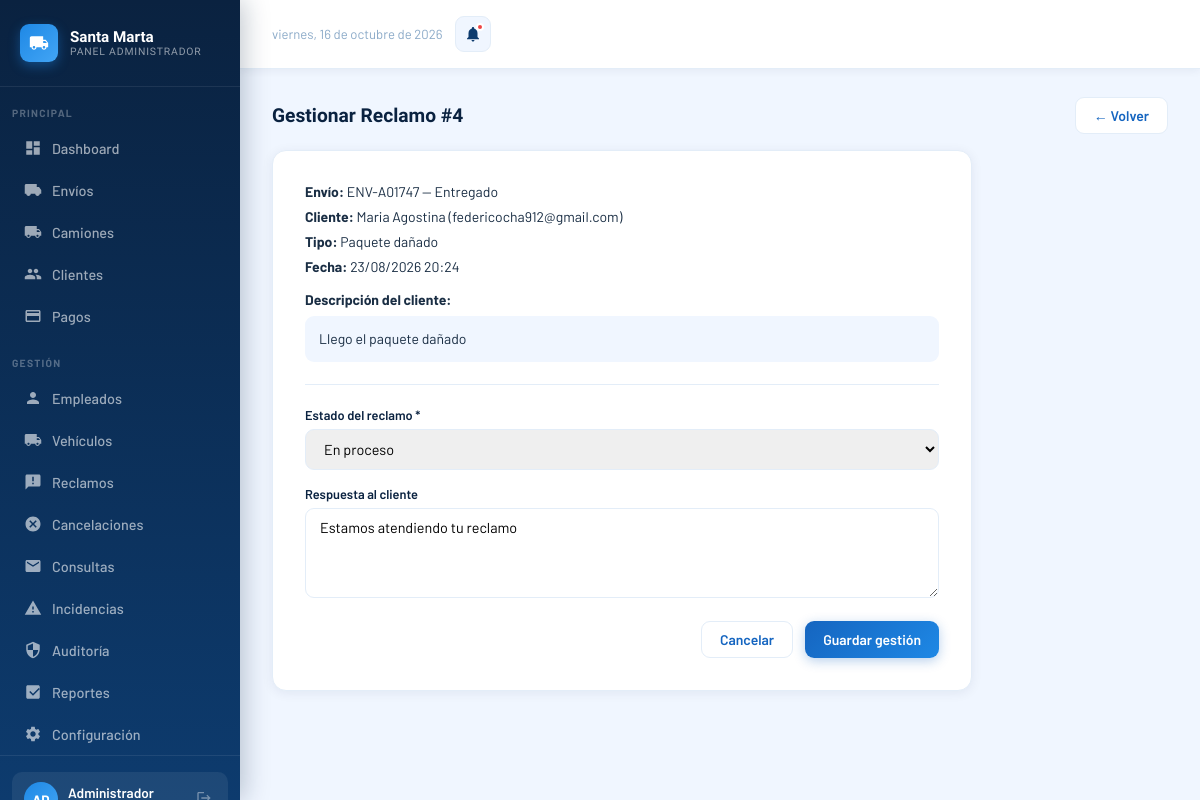
The app's page /administrador/reclamos/4/gestionar/ (signed in), older data.
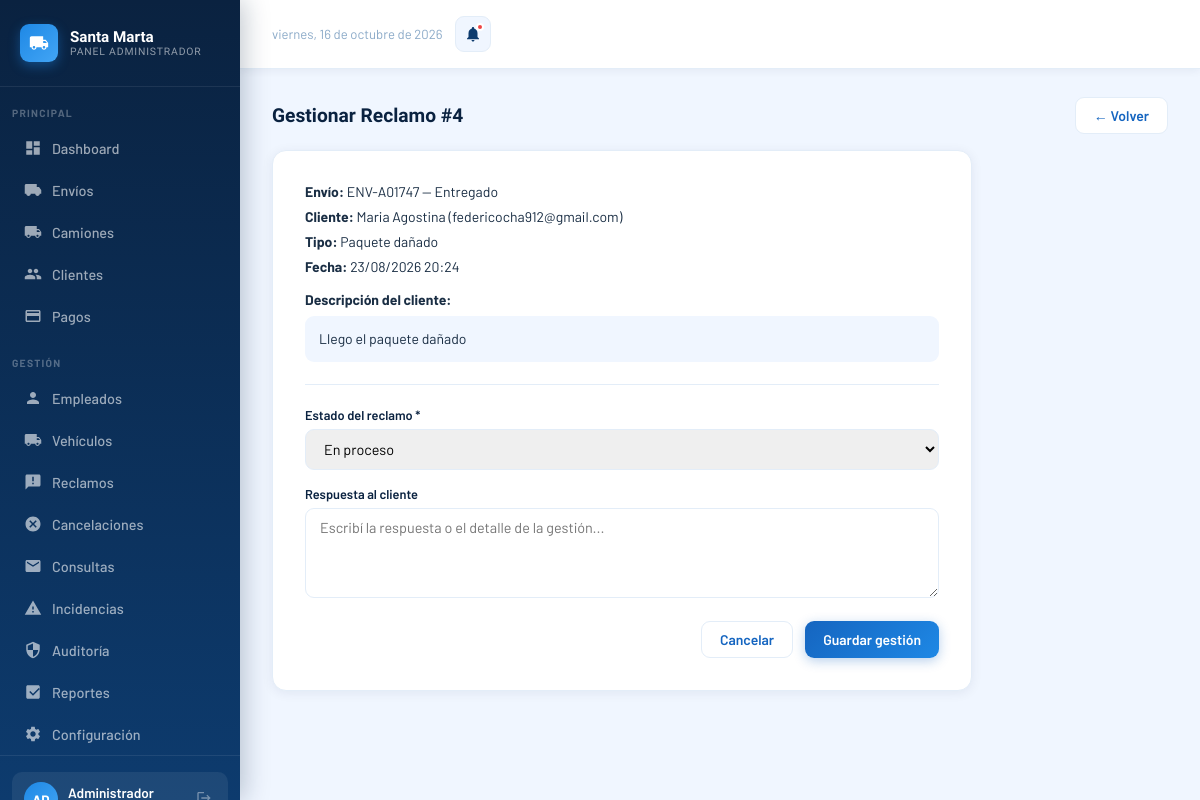
The same page, newer data.
### core/models.py (models this page shows, shortened)
class Reclamo(models.Model):
    TIPO_CHOICES = [
        ('danado', 'Paquete dañado'),
        ('perdida', 'Pérdida'),
        ('demora', 'Demora'),
        ('otro', 'Otro'),
    ]
    ESTADO_CHOICES = [
        ('nuevo', 'Nuevo'),
        ('en_proceso', 'En proceso'),
        ('resuelto', 'Resuelto'),
    ]
    UMBRAL_DEMORA_DIAS = 3
    envio = models.ForeignKey(Envio, on_delete=models.PROTECT, related_name='reclamos')
    cliente = models.ForeignKey(Usuario, on_delete=models.PROTECT, related_name='reclamos')
    tipo = models.CharField(max_length=20, choices=TIPO_CHOICES)
    descripcion = models.TextField()
    estado = models.CharField(max_length=20, choices=ESTADO_CHOICES, default='nuevo')
    respuesta = models.TextField(blank=True)
    fecha_creacion = models.DateTimeField(auto_now_add=True)
    fecha_actualizacion = models.DateTimeField(auto_now=True)
    @property
    def dias_sin_actualizar(self):
        return (timezone.now() - self.fecha_actualizacion).days
    @property
    def esta_demorado(self):
        return self.estado != 'resuelto' and self.dias_sin_actualizar > self.UMBRAL_DEMORA_DIAS

class Envio(models.Model):
    ESTADO_CHOICES = [
        ('pendiente', 'Pendiente'),
        ('en_transito', 'En tránsito'),
        ('en_sucursal', 'En sucursal'),
        ('en_reparto', 'En reparto'),
        ('entregado', 'Entregado'),
        ('cancelado', 'Cancelado'),
        ('devuelto', 'Devuelto'),
        ('retenido', 'Retenido'),
        ('extraviado', 'Extraviado'),
    ]
    MODALIDAD_CHOICES = [
        ('domicilio', 'Entrega a domicilio'),
        ('sucursal', 'Retiro en sucursal'),
    ]
    ZONA_CHOICES = [
        ('norte', 'Norte'),
        ('sur', 'Sur'),
        ('este', 'Este'),
        ('oeste', 'Oeste'),
    ]
    codigo = models.CharField(max_length=20, unique=True, editable=False)
    destinatario = models.ForeignKey(Usuario, on_delete=models.PROTECT, related_name='envios')
    despacho = models.ForeignKey(Despacho, on_delete=models.SET_NULL, null=True, blank=True, related_name='envios')
    contenido = models.CharField(max_length=200)
    peso = models.DecimalField(max_digits=6, decimal_places=2, default=1, help_text='Peso en kilogramos')
    precio = models.DecimalField(max_digits=10, decimal_places=2)
    estado = models.CharField(max_length=20, choices=ESTADO_CHOICES, default='pendiente')
    modalidad = models.CharField(max_length=20, choices=MODALIDAD_CHOICES)
    direccion_entrega = models.CharField(max_length=200, blank=True)
    zona = models.CharField(max_length=10, choices=ZONA_CHOICES, blank=True)
    fecha_registro = models.DateTimeField(auto_now_add=True)
    fecha_actualizacion = models.DateTimeField(auto_now=True)
    fecha_recepcion = models.DateTimeField(null=True, blank=True)
    fecha_entrega = models.DateTimeField(null=True, blank=True)
    entregado_por = models.ForeignKey(
        Usuario, on_delete=models.SET_NULL, null=True, blank=True, related_name='entregas_realizadas'
    )
    lat = models.FloatField(null=True, blank=True)
    lon = models.FloatField(null=True, blank=True)
    notificado_demora = models.BooleanField(default=False)
    intentos_entrega = models.PositiveSmallIntegerField(default=0)
    ESTADOS_ACTIVOS = ['pendiente', 'en_transito', 'en_sucursal', 'en_reparto']
    UMBRAL_DEMORA_DIAS = 2
    MAX_INTENTOS_ENTREGA = 2
    UMBRAL_RETENCION_DIAS = 20
    @classmethod
    def devolver_retenidos_vencidos(cls):
        limite = timezone.now() - timedelta(days=cls.UMBRAL_RETENCION_DIAS)
        vencidos = list(cls.objects.filter(estado='retenido', fecha_actualizacion__lt=limite))
        if vencidos:
            cls.objects.filter(id__in=[e.id for e in vencidos]).update(
                estado='devuelto', fecha_actualizacion=timezone.now()
            )
            for envio in vencidos:
                envio.estado = 'devuelto'
        return vencidos

class Usuario(AbstractUser):
    ROL_CHOICES = [
        ('admin', 'Administrador'),
        ('empleado', 'Empleado'),
        ('cliente', 'Cliente'),
    ]
    rol = models.CharField(max_length=20, choices=ROL_CHOICES)
    dni = models.CharField(max_length=20, unique=True)
    telefono = models.CharField(max_length=20, blank=True)

### administrador/views.py (the view, shortened to what this page needs)
# urls.py: path('reclamos/<int:reclamo_id>/gestionar/', views.gestionar_reclamo_view, name='gestionar_reclamo'),
@login_required
def gestionar_reclamo_view(request, reclamo_id):
    if request.user.rol != 'admin':
        return redirect('inicio')
    try:
        reclamo = Reclamo.objects.select_related('envio', 'cliente').get(id=reclamo_id)
    except Reclamo.DoesNotExist:
        return redirect('admin_dashboard')
    contexto = _contexto_dashboard()
    contexto.update({'reclamo_gestionar': reclamo, 'mostrar_gestionar_reclamo': True})
    return render(request, 'administrador/dashboard.html', contexto)

### core/models.py (called while the page is built)
    @property
    def despachado(self):
        return self.fecha_salida is not None

    @property
    def total_envios(self):
        return self.envios.exclude(estado='cancelado').count()

    @property
    def peso_total(self):
        return self.envios.exclude(estado='cancelado').aggregate(total=models.Sum('peso'))['total'] or 0

    @property
    def envios_recibidos(self):
        return self.envios.exclude(estado__in=['pendiente', 'en_transito', 'extraviado']).count()

### administrador/templates/administrador/dashboard.html (shortened to what the changed rows need)
{% load l10n %}
<!DOCTYPE html>
<html lang="es">
<head>
</head>
<body>
<div class="main">
  <div class="content">
    {% if reclamo_gestionar %}
    <div id="page-gestionar-reclamo-{{ reclamo_gestionar.id }}" style="display:none;">
      <div class="section-header">
        <div class="section-title">Gestionar Reclamo #{{ reclamo_gestionar.id }}</div>
        <button class="btn btn-outline" onclick="showPage('reclamos')">← Volver</button>
      </div>
      <div style="background:white;border-radius:14px;padding:32px;box-shadow:0 2px 12px rgba(10,34,64,.07);border:1px solid var(--gray-light);max-width:700px;">
        <div style="display:flex;flex-direction:column;gap:8px;font-size:.875rem;margin-bottom:22px;padding-bottom:22px;border-bottom:1px solid var(--gray-light);">
          <div><strong>Envío:</strong> {{ reclamo_gestionar.envio.codigo }} — {{ reclamo_gestionar.envio.get_estado_display }}</div>
          <div><strong>Cliente:</strong> {{ reclamo_gestionar.cliente.get_full_name|default:reclamo_gestionar.cliente.username }} ({{ reclamo_gestionar.cliente.email|default:"sin email" }})</div>
          <div><strong>Tipo:</strong> {{ reclamo_gestionar.get_tipo_display }}</div>
          <div><strong>Fecha:</strong> {{ reclamo_gestionar.fecha_creacion|date:"d/m/Y H:i" }}</div>
          <div style="margin-top:8px;"><strong>Descripción del cliente:</strong></div>
          <div style="background:var(--off-white);border-radius:9px;padding:12px 14px;line-height:1.6;">{{ reclamo_gestionar.descripcion }}</div>
        </div>
        <form method="POST" action="{% url 'gestionar_reclamo' reclamo_gestionar.id %}">
          <div class="field" style="margin-bottom:16px;">
            <label>Estado del reclamo *</label>
            <select name="estado">
              <option value="en_proceso" {% if reclamo_gestionar.estado == 'en_proceso' %}selected{% endif %}>En proceso</option>
            </select>
          </div>
          <div class="field" style="margin-bottom:20px;">
            <label>Respuesta al cliente</label>
            <textarea name="respuesta" rows="4" style="width:100%;padding:10px 14px;border:1.5px solid var(--gray-light);border-radius:9px;font-family:'Barlow',sans-serif;font-size:.9rem;outline:none;" placeholder="Escribí la respuesta o el detalle de la gestión...">{{ reclamo_gestionar.respuesta }}</textarea>
          </div>
          <div style="display:flex;gap:12px;justify-content:flex-end;">
            <button type="button" class="btn btn-outline" onclick="showPage('reclamos')">Cancelar</button>
            <button type="submit" class="btn btn-primary">Guardar gestión</button>
          </div>
        </form>
      </div>
    </div>
    {% endif %}
  </div>
</div>
</body>
</html>

Row changes from the older to the newer data that the page shows:
changed Reclamo "Paquete dañado": respuesta "Estamos atendiendo tu reclamo" → (not shown)
